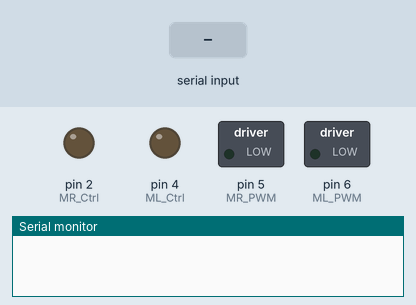
This sketch was run on a simulated Arduino Uno, built with avr-gcc and run on an emulated ATmega328P. Parts: switched loads named in the sketch (green lamp = pin HIGH), output pins drawn as LEDs (lit = HIGH), the last lines printed to the serial monitor. Inputs (shaded band) come from the test bench. Pins used as bus, display or sensor lines are not drawn.

Above: at 1.2 s.
1.3 s: "F#" received over Serial
At 2.1 s:
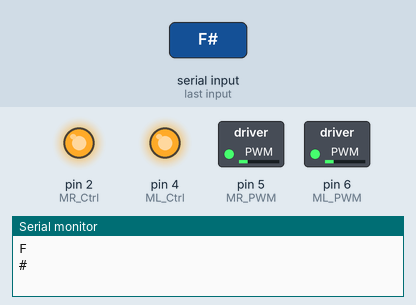
2.8 s: byte 66 ('B') received over Serial
At 3.2 s:
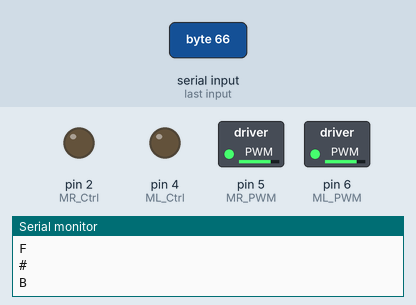
4.3 s: byte 76 ('L') received over Serial
At 5.5 s:
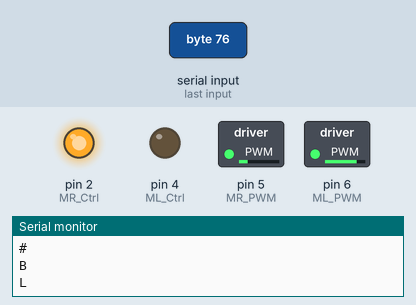
5.8 s: byte 82 ('R') received over Serial
At 6.7 s:
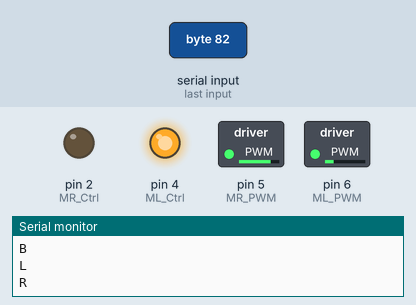
7.3 s: byte 83 ('S') received over Serial
At 7.8 s:
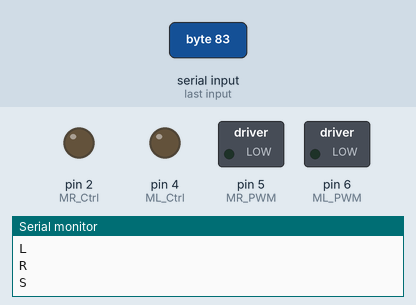
Timing chart, 0 to 10.3 s (numbered marks = the images above; inputs shaded):
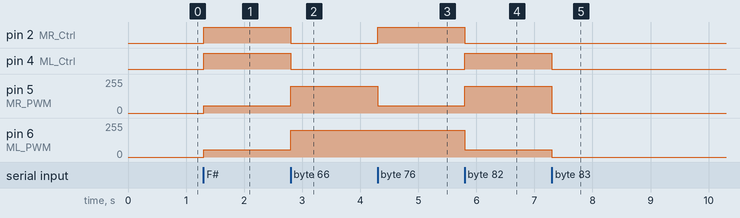

Measured:
- after the input at 1.3 s, pin 2 (MR_Ctrl), pin 4 (ML_Ctrl): LOW → HIGH at once; pin 5 (MR_PWM), pin 6 (ML_PWM): 0/255 → 55/255 at once
- after the input at 2.8 s, pin 2 (MR_Ctrl), pin 4 (ML_Ctrl): HIGH → LOW at once; pin 5 (MR_PWM), pin 6 (ML_PWM): 55/255 → 200/255 at once
- after the input at 4.3 s, pin 2 (MR_Ctrl): LOW → HIGH at once; pin 5 (MR_PWM): 200/255 → 55/255 at once
- after the input at 5.8 s, pin 2 (MR_Ctrl): HIGH → LOW at once; pin 4 (ML_Ctrl): LOW → HIGH at once; pin 5 (MR_PWM): 55/255 → 200/255 at once; pin 6 (ML_PWM): 200/255 → 55/255 at once
- after the input at 7.3 s, pin 4 (ML_Ctrl): HIGH → LOW at once; pin 5 (MR_PWM): 200/255 → 0/255 at once; pin 6 (ML_PWM): 55/255 → 0/255 at once

The sketch:

lesson_19.ino
```cpp
/*
  Keyestudio Mini Tank Robot V3 (Popular Edition)
  lesson 19
  bluetooth control speed tank
  http://www.keyestudio.com
*/

//Array, used to save data of images, can be calculated by yourself or gotten from modulus tool
unsigned char start01[] = {0x01, 0x02, 0x04, 0x08, 0x10, 0x20, 0x40, 0x80, 0x80, 0x40, 0x20, 0x10, 0x08, 0x04, 0x02, 0x01};
unsigned char front[] = {0x00, 0x00, 0x00, 0x00, 0x00, 0x24, 0x12, 0x09, 0x12, 0x24, 0x00, 0x00, 0x00, 0x00, 0x00, 0x00};
unsigned char back[] = {0x00, 0x00, 0x00, 0x00, 0x00, 0x24, 0x48, 0x90, 0x48, 0x24, 0x00, 0x00, 0x00, 0x00, 0x00, 0x00};
unsigned char left[] = {0x00, 0x00, 0x00, 0x00, 0x00, 0x00, 0x44, 0x28, 0x10, 0x44, 0x28, 0x10, 0x44, 0x28, 0x10, 0x00};
unsigned char right[] = {0x00, 0x10, 0x28, 0x44, 0x10, 0x28, 0x44, 0x10, 0x28, 0x44, 0x00, 0x00, 0x00, 0x00, 0x00, 0x00};
unsigned char STOP01[] = {0x2E, 0x2A, 0x3A, 0x00, 0x02, 0x3E, 0x02, 0x00, 0x3E, 0x22, 0x3E, 0x00, 0x3E, 0x0A, 0x0E, 0x00};
unsigned char clear[] = {0x00, 0x00, 0x00, 0x00, 0x00, 0x00, 0x00, 0x00, 0x00, 0x00, 0x00, 0x00, 0x00, 0x00, 0x00, 0x00};
unsigned char speed_a[] = {0x00, 0x00, 0x00, 0x20, 0x10, 0x08, 0x04, 0x02, 0xff, 0x02, 0x04, 0x08, 0x10, 0x20, 0x00, 0x00};
unsigned char speed_d[] = {0x00, 0x00, 0x00, 0x04, 0x08, 0x10, 0x20, 0x40, 0xff, 0x40, 0x20, 0x10, 0x08, 0x04, 0x00, 0x00};
#define SCL_Pin  A5  //set the pin of clock to A5
#define SDA_Pin  A4  //A4 set data pin to A4

#define ML_Ctrl 4  //define the direction control pin of the left motor
#define ML_PWM 6   //define the PWM control pins of the left motor
#define MR_Ctrl 2  //define the direction control pin of the right motor
#define MR_PWM 5   //define the PWM control pin of the right motor
char ble_val;      //define the PWM control pin of the right motor
byte speeds_L = 200; //The initial speed of the left motor is 200
byte speeds_R = 200; //The initial speed of the right motor is 200
String speeds_l, speeds_r; //Receive a string of PWM to convert to an integer PWM value

void setup() {
  Serial.begin(9600);

  pinMode(ML_Ctrl, OUTPUT);
  pinMode(ML_PWM, OUTPUT);
  pinMode(MR_Ctrl, OUTPUT);
  pinMode(MR_PWM, OUTPUT);

  pinMode(SCL_Pin, OUTPUT);
  pinMode(SDA_Pin, OUTPUT);
  matrix_display(clear); //clear screens
  matrix_display(start01);  //show the image to start
}

void loop() {
  if (Serial.available() > 0) {
    ble_val = Serial.read();
    Serial.println(ble_val);
    switch (ble_val) {
      case 'F':  //the command to go front
        Car_front();
        break;
      case 'B':  //the command to go back
        Car_back();
        break;
      case 'L':  //the command to turn left
        Car_left();
        break;
      case 'R':  //the command to turn right
        Car_right();
        break;
      case 'S':  //the command to stop
        Car_Stop();
        break;
      case 'u':  //Receive a string starting with u and ending with #, and convert it to an integer value
        speeds_l = Serial.readStringUntil('#');
        speeds_L = String(speeds_l).toInt();
        break;

      case 'v':  //Receive a string starting with v and ending with #, and convert it to an integer value
        speeds_r = Serial.readStringUntil('#');
        speeds_R = String(speeds_r).toInt();
        break;
    }
  }
}

/***************The function to run the motor***************/

void Car_back() {
  digitalWrite(MR_Ctrl, LOW);
  analogWrite(MR_PWM, speeds_R);
  digitalWrite(ML_Ctrl, LOW);
  analogWrite(ML_PWM, speeds_L);
  matrix_display(back);  //Go back
}

void Car_front() {
  digitalWrite(MR_Ctrl, HIGH);
  analogWrite(MR_PWM, 255 - speeds_R);
  digitalWrite(ML_Ctrl, HIGH);
  analogWrite(ML_PWM, 255 - speeds_L);
  matrix_display(front);  //show the image to go front
}

void Car_left() {
  digitalWrite(MR_Ctrl, HIGH);
  analogWrite(MR_PWM, 255 - speeds_R);
  digitalWrite(ML_Ctrl, LOW);
  analogWrite(ML_PWM, speeds_L);
  matrix_display(left);  //show the image to turn left
}

void Car_right() {
  digitalWrite(MR_Ctrl, LOW);
  analogWrite(MR_PWM, speeds_R);
  digitalWrite(ML_Ctrl, HIGH);
  analogWrite(ML_PWM, 255 - speeds_L);
  matrix_display(right);  //show the image to turn right
}

void Car_Stop() {
  digitalWrite(MR_Ctrl, LOW);
  analogWrite(MR_PWM, 0);
  digitalWrite(ML_Ctrl, LOW);
  analogWrite(ML_PWM, 0);
  matrix_display(STOP01);  //show the image to stop
}

//This function is used for dot matrix screen display
void matrix_display(unsigned char matrix_value[])
{
  IIC_start();  //Function to call data transfer start condition
  IIC_send(0xc0);  //Choose an address
  for (int i = 0; i < 16; i++) //Pattern data has 16 bytes
  {
    IIC_send(matrix_value[i]); //transfer pattern data
  }
  IIC_end();   //End pattern data transfer
  IIC_start();
  IIC_send(0x8A);  //display control, select pulse width as 4/16
  IIC_end();
}

//Conditions for the start of data transfer
void IIC_start()
{
  digitalWrite(SDA_Pin, HIGH);
  digitalWrite(SCL_Pin, HIGH);
  delayMicroseconds(3);
  digitalWrite(SDA_Pin, LOW);
  delayMicroseconds(3);
  digitalWrite(SCL_Pin, LOW);
}

//the sign of ending data transmission
void IIC_end()
{
  digitalWrite(SCL_Pin, LOW);
  digitalWrite(SDA_Pin, LOW);
  delayMicroseconds(3);
  digitalWrite(SCL_Pin, HIGH);
  delayMicroseconds(3);
  digitalWrite(SDA_Pin, HIGH);
  delayMicroseconds(3);
}

//transfer data
void IIC_send(unsigned char send_data)
{
  for (byte mask = 0x01; mask != 0; mask <<= 1) //each character has 8 digits, which is detected one by one
  {
    if (send_data & mask) { //set high or low levels in light of each bit(0 or 1)
      digitalWrite(SDA_Pin, HIGH);
    } else {
      digitalWrite(SDA_Pin, LOW);
    }
    delayMicroseconds(3);
    digitalWrite(SCL_Pin, HIGH); //Pull the clock pin SCL_Pin high to stop data transmission
    delayMicroseconds(3);
    digitalWrite(SCL_Pin, LOW); //pull down the clock pin SCL_Pin to change signals of SDA
  }
}
//****************************************************************
```
